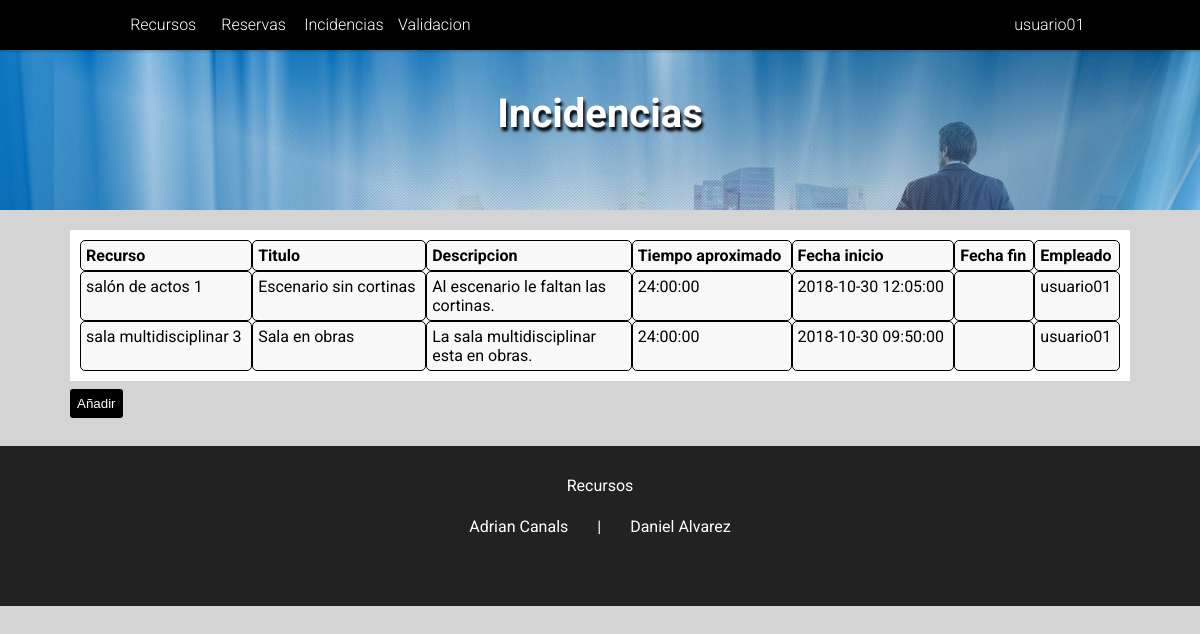
The page /PaginaWeb/index.php?mostrar=incidencias&idUsu=2 (signed in) on the database its author committed.
### tables this page shows
CREATE TABLE IF NOT EXISTS `tbl_empleado` (
`id_empleado` int(11) NOT NULL AUTO_INCREMENT,
`email_empleado` varchar(100) DEFAULT NULL,
`usuario_empleado` varchar(100) DEFAULT NULL,
`password_empleado` varchar(255) DEFAULT NULL,
`nombre_empleado` varchar(100) DEFAULT NULL,
`apellido_empleado` varchar(100) DEFAULT NULL,
`grupo_empleado` ENUM('usuarios', 'administradores') DEFAULT 'usuarios',
PRIMARY KEY (`id_empleado`),
UNIQUE KEY `email_empleado` (`email_empleado`),
UNIQUE KEY `usuario_empleado` (`usuario_empleado`)
);

CREATE TABLE IF NOT EXISTS `tbl_incidencia` (
`id_incidencia` int(11) NOT NULL AUTO_INCREMENT,
`titulo_incidencia` varchar(100) DEFAULT NULL,
`descripcion_incidencia` varchar(100) DEFAULT NULL,
`tiempoEstimado_incidencia` TIME DEFAULT NULL,
`fechaInicio_incidencia` DATETIME DEFAULT CURRENT_TIMESTAMP,
`fechaFinal_incidencia` DATETIME DEFAULT NULL,
`id_reserva` int(11) DEFAULT NULL,
PRIMARY KEY (`id_incidencia`)
);

CREATE TABLE IF NOT EXISTS `tbl_recurso` (
`id_recurso` int(11) NOT NULL AUTO_INCREMENT,
`rutaArchivos_recurso` varchar(100) DEFAULT 'assets/images/recursos/',
`nombreArchivos_recurso` varchar(100) DEFAULT NULL,
`extensionArchivos_recurso` varchar(10) DEFAULT '.jpg',
`nombre_recurso` varchar(100) DEFAULT NULL,
`descripcion_recurso` text DEFAULT NULL,
`disp_recurso` ENUM('si', 'no') DEFAULT 'si',
`id_tipoRecurso` int(11) DEFAULT NULL,
PRIMARY KEY (`id_recurso`)
);

### PaginaWeb/php/datosUsuario.proc.php (called while the page is built, shortened)
<?php
	if (isset($_SESSION['user_id'])) {
		$records = $conn->prepare('SELECT id_empleado, usuario_empleado, email_empleado, password_empleado, grupo_empleado FROM tbl_empleado WHERE id_empleado = :id');
		$records->bindParam(':id', $_SESSION['user_id']);
		$records->execute();
		$results = $records->fetch(PDO::FETCH_ASSOC);
		if (count($results) > 0) {
			$usuario = $results;
		}
	}
?>

### PaginaWeb/php/incidencias.php (the view, shortened to what this page needs)
<article>
	<?php
		if (isset($_REQUEST['idUsu'])) {
			$us=$_REQUEST['idUsu'];
			$consulta=mysqli_query($link, "SELECT * FROM `tbl_incidencia` INNER JOIN `tbl_reserva` ON `tbl_reserva`.`id_reserva`=`tbl_incidencia`.`id_reserva` INNER JOIN `tbl_recurso` ON `tbl_reserva`.`id_recurso` = `tbl_recurso`.`id_recurso` INNER JOIN `tbl_empleado` ON `tbl_empleado`.`id_empleado`=`tbl_reserva`.`id_empleado` WHERE `tbl_reserva`.`id_empleado`='$us' ORDER BY `fechaInicio_incidencia` DESC");
			$boton = true;
		}
		echo "<div class='tabla'>";
			if(mysqli_num_rows($consulta)>0) {
				echo "<div class='fila encabezado'>";
					echo "<div class='columna noRecursos'>Recurso</div>";
					echo "<div class='columna noRecursos'>Titulo</div>";
					echo "<div class='columna noRecursos'>Descripcion</div>";
					echo "<div class='columna noRecursos'>Tiempo aproximado</div>";
					echo "<div class='columna noRecursos'>Fecha inicio</div>";
					echo "<div class='columna noRecursos'>Fecha fin</div>";
					echo "<div class='columna noRecursos'>Empleado</div>";
				echo "</div>";
				while($array = mysqli_fetch_array($consulta)) {
					$tituloIncidencia = $array['titulo_incidencia'];
					$descripcion = $array['descripcion_incidencia'];
					$tiempoEstimado = $array['tiempoEstimado_incidencia'];
					$fechaInicio = $array['fechaInicio_incidencia'];
					$fechaFin = $array['fechaFinal_incidencia'];
					$recurso = $array['nombre_recurso'];
					$empleado = $array['usuario_empleado'];
					echo "<div class='fila'>";
						echo "<div class='columna noRecursos'>$recurso</div>";
						echo "<div class='columna noRecursos'>$tituloIncidencia</div>";
						echo "<div class='columna noRecursos'>$descripcion</div>";
						echo "<div class='columna noRecursos'>$tiempoEstimado</div>";
						echo "<div class='columna noRecursos'>$fechaInicio</div>";
						echo "<div class='columna noRecursos'>$fechaFin</div>";
						echo "<div class='columna noRecursos'>$empleado</div>";
					echo "</div>";
				}
			} else {
				echo "Aún no hay incidencias";
			}
		echo "</div>";
		if ($boton) {
			echo "<a href='#mostrarAñadirIncidencia'><input class='añadir-lista' type='button' value='Añadir'></a>";
		}
	?>
</article>

### PaginaWeb/php/navegador.php (shortened to what this page needs)
<nav id='MenuDesplegable' class="menu">
	<ul class="nav">
		<li class="nivel1"><a href="index.php">Recursos</a></li>
		<li class="nivel1"><a href="index.php?mostrar=reservas">Reservas</a></li>
		<li class="nivel1"><a href="index.php?mostrar=incidencias">Incidencias</a></li>
		<li class="nivel1"><a href="index.php?mostrar=formularioValidacion">Validacion</a></li>
		<?php
			if (isset($_SESSION['user_id'])) {
				$nombreUsuario = $usuario['usuario_empleado'];
					echo "<li class='usuario'><a>".$nombreUsuario."</a>";
					echo "</li>";
			}
		?>
	</ul>
</nav>

### PaginaWeb/assets/css/estilos.css (style rules this page uses)
* { margin: 0; padding: 0; list-style: none; text-decoration: none; border: none; outline: none; box-sizing: border-box; }
body { margin-top: 50px; font-family: Roboto,sans-serif; background-color: #d4d4d4; }
article { margin: 10px auto; padding: 10px; margin: 10px auto; }
div.tabla { background-color: #FFFFFF; }

### PaginaWeb/assets/css/formulariosBotones.css (style rules this page uses)
input, textarea { background-color: #ffffff; }
input[type="button"] { padding: 7px; color: #fff; background: #000000; margin-top: 8px; margin-bottom: 8px; border: 0; border-radius: 3px; cursor: pointer; }

### PaginaWeb/assets/css/tablas.css (style rules this page uses)
div.tabla { display: table; margin: auto; padding: 10px; width: 100%; }
div.fila { display: table-row; }
div.columna { display: table-cell; }
div.encabezado { font-weight: bold; }
div.columna.noRecursos { border: 1px solid black; background: #f9f9f9; padding: 5px; border-radius: 5px; max-width: 200px; overflow: hidden; text-overflow: ellipsis; }

### PaginaWeb/assets/css/menu.css (style rules this page uses)
* { margin: 0; padding: 0; box-sizing: border-box; }
nav { background-color: #000000; position: fixed; z-index: 1000; top: 0; width: 100%; box-shadow: 0 -5px 3px 6px rgba(0,0,0,.255); left: 0 !important; font-family: 'Roboto', sans-serif; }
ul.nav { list-style-type: none; margin-left: 10%; }
nav ul li.nivel1 { display: inline-block; width: 8%; position: relative; text-align: center; }
nav ul li.usuario { display: inline-block; min-width: 8%; position: relative; text-align: center; cursor: pointer; float: right; padding-right: 15px; margin-right: 100px; }
nav li a { display: block; text-decoration: none; line-height: 50px; color: #ffffff; font-weight: 300; }

### rows shown on the page
tbl_empleado: usuario_empleado "usuario01"
tbl_incidencia: tbl_recurso.nombre_recurso "salón de actos 1", titulo_incidencia "Escenario sin cortinas", descripcion_incidencia "Al escenario le faltan las cortinas.", tiempoEstimado_incidencia "24:00:00", fechaInicio_incidencia "2018-10-30 12:05:00", tbl_empleado.usuario_empleado "usuario01"
tbl_incidencia: tbl_recurso.nombre_recurso "sala multidisciplinar 3", titulo_incidencia "Sala en obras", descripcion_incidencia "La sala multidisciplinar esta en obras.", tiempoEstimado_incidencia "24:00:00", fechaInicio_incidencia "2018-10-30 09:50:00", tbl_empleado.usuario_empleado "usuario01"
